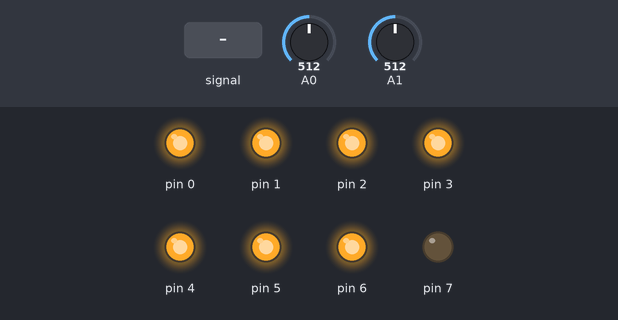
Simulated run of this sketch. Board: Arduino Uno, built with avr-gcc and run on an emulated ATmega328P. Parts: output pins drawn as LEDs (lit = HIGH). The test bench sets the inputs (shaded band); at power-on: A0 = 512, A1 = 512.

Above: at 1.2 s.
1.3 s: A0 fed a 2 Hz sine of ±306 counts around its level
At 3.33 s:
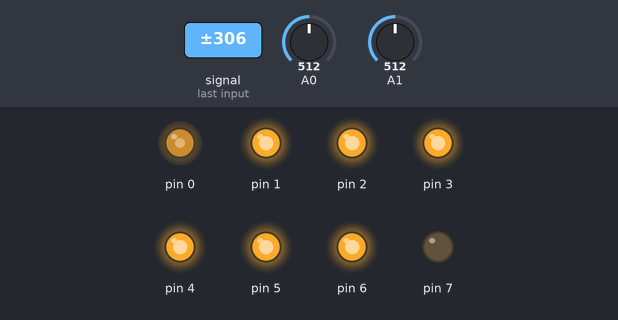
4.3 s: A0 set to 716
Timing chart, 0 to 7.3 s (numbered marks = the images above; inputs shaded):
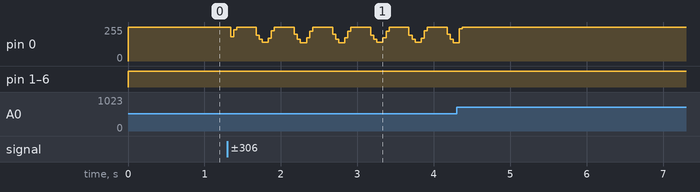

The sketch:

highpass.ino
```cpp
/*
 * Highpass Audio Filter
 * Eric Dargelies
 *
 * This is just an idea of how to create a highpass filter
 * In my experiments the Arduino doesn't seem to be fast
 * enough to complete the floating point operations required
 * for audio filter and output.
 *
 * Credit to Amanda Ghassaei for the DAC code
*/
#include <Filters.h>
int incomingAudio;
int outgoingAudio;

void setup(){
  for (byte i=0;i<8;i++){
    pinMode(i,OUTPUT);//set digital pins 0-7 as outputs (DAC)
  }
}

void loop(){
  float frequency = analogRead(A1) * 4800.0 / 1023.0;
  FilterOnePole highpassFilter(HIGHPASS, frequency);
  while( true ) {
    incomingAudio = analogRead(A0)/4 - 127;
    highpassFilter.input(incomingAudio);//filter to include the negative component of audio signal
    outgoingAudio = highpassFilter.output() + 127;//final output is a lowpassed, add back 127 for output to DAC
    if (incomingAudio<0){ //deal with negative numbers
      incomingAudio = 0;
    }
    PORTD = outgoingAudio;//Output to DAC
    frequency = analogRead(A1) * 4800.0 / 1023.0;
    FilterOnePole highpassFilter(HIGHPASS, frequency);
  }
}
```
